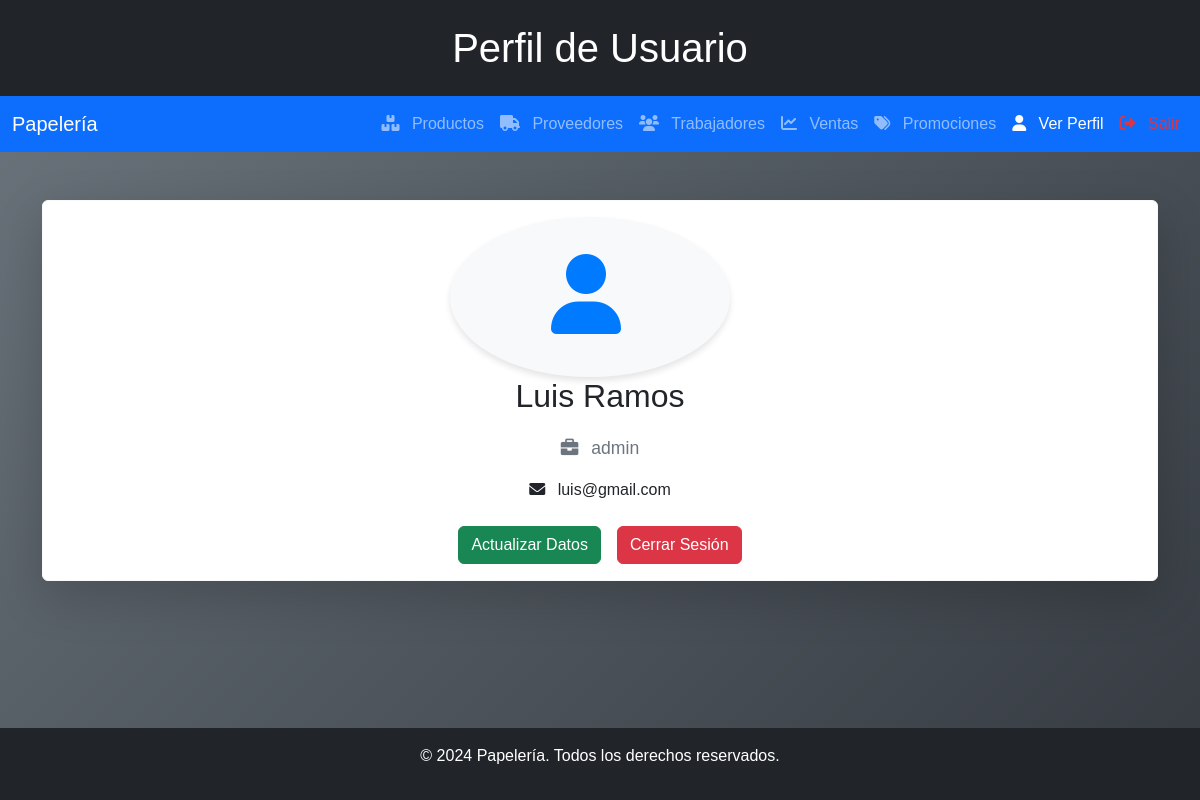
/perfiladmin.php (signed in), run on the app's committed database.
### tables this page shows
CREATE TABLE `usuarios` (
  `id_usuario` int(11) NOT NULL,
  `nombre` varchar(255) NOT NULL,
  `email` varchar(255) NOT NULL,
  `usuario` varchar(255) NOT NULL,
  `password_hash` varchar(255) NOT NULL,
  `id_rol` int(11) DEFAULT NULL,
  `fecha_registro` datetime DEFAULT current_timestamp(),
  `estado` enum('activo','inactivo') DEFAULT 'activo'
);

CREATE TABLE `roles` (
  `id_rol` int(11) NOT NULL,
  `nombre` varchar(50) NOT NULL,
  `descripcion` text DEFAULT NULL
);

### perfiladmin.php (the view, shortened to what this page needs)
<?php
include('conexion.php');
$user_id = $_SESSION['user_id'];
$query = "SELECT u.nombre, u.email, r.nombre AS rol
          FROM usuarios u
          INNER JOIN roles r ON u.id_rol = r.id_rol
          WHERE u.id_usuario = ?";
$stmt = $conn->prepare($query);
$stmt->bind_param("i", $user_id);
$stmt->execute();
$stmt->store_result();
$stmt->bind_result($nombre, $email, $rol);
?>
<!DOCTYPE html>
<html lang="es">
<head>
    <link href="https://cdn.jsdelivr.net/npm/bootstrap@5.3.0/dist/css/bootstrap.min.css" rel="stylesheet">
    <link rel="stylesheet" href="https://cdnjs.cloudflare.com/ajax/libs/font-awesome/6.0.0-beta3/css/all.min.css">
    <link rel="stylesheet" href="styles.css">
</head>
<body>
    <header class="bg-dark text-white text-center py-4">
        <h1>Perfil de Usuario</h1>
    </header>
    <nav class="navbar navbar-expand-lg navbar-dark bg-primary">
        <div class="container-fluid">
            <a class="navbar-brand" href="administrador.php">Papelería</a>
            <div class="collapse navbar-collapse" id="navbarNav">
                <ul class="navbar-nav ms-auto">
                    <li class="nav-item"><a class="nav-link" href="gestionproductos.php"><i class="fas fa-boxes"></i> Productos</a></li>
                    <li class="nav-item"><a class="nav-link" href="gestionproveedores.php"><i class="fas fa-truck"></i> Proveedores</a></li>
                    <li class="nav-item"><a class="nav-link" href="gestiontrabajadores.php"><i class="fas fa-users"></i> Trabajadores</a></li>
                    <li class="nav-item"><a class="nav-link" href="gestioncajas.php"><i class="fas fa-chart-line"></i> Ventas</a></li>
                    <li class="nav-item"><a class="nav-link" href="gestionpromociones.php"><i class="fas fa-tags"></i> Promociones</a></li>
                    <li class="nav-item"><a class="nav-link active" href="perfiladmin.php"><i class="fas fa-user"></i> Ver Perfil</a></li>
                    <li class="nav-item"><a class="nav-link text-danger" href="logout.php"><i class="fas fa-sign-out-alt"></i> Salir</a></li>
                </ul>
            </div>
        </div>
    </nav>
    <div class="container my-5">
        <div class="card shadow-lg border-light card-profile">
            <div class="card-body">
                <div class="icon">
                    <i class="fas fa-user"></i>
                </div>
                <div>
                    <h2><?php echo htmlspecialchars($nombre); ?></h2>
                    <p class="role"><i class="fas fa-briefcase"></i> <?php echo htmlspecialchars($rol); ?></p>
                    <p><i class="fas fa-envelope"></i> <?php echo htmlspecialchars($email); ?></p>
                    <div class="d-flex justify-content-center mt-4">
                        <a href="actualizaradmin.php" class="btn btn-success btn-custom mx-2">Actualizar Datos</a>
                        <a href="logout.php" class="btn btn-danger btn-custom mx-2">Cerrar Sesión</a>
                    </div>
                </div>
            </div>
        </div>
    </div>
     <footer class="bg-dark text-white text-center py-3 mt-5">
        <p>&copy; 2024 Papelería. Todos los derechos reservados.</p>
    </footer>
</body>
</html>

### styles.css (style rules this page uses)
html, body { height: 100%; margin: 0; padding: 0; font-family: Arial, sans-serif; background: linear-gradient(135deg, #6c757d, #343a40); background-size: cover; display: flex; flex-direction: column; }
header { background-color: #4CAF50; color: white; text-align: center; padding: 1em; }
h1, h3 { margin: 0; }
h2 { text-align: center; }
p { text-align: center; }
footer { text-align: center; padding: 1em; background-color: #4CAF50; color: white; position: relative; width: 100%; bottom: 0; margin-top: auto; }
.fas { margin-right: 8px; }

### perfiladmin.php (style rules this page uses)
html, body { height: 100%; margin: 0; display: flex; flex-direction: column; }
.container { flex: 1; }
footer { margin-top: auto; }
.card-profile { display: flex; align-items: center; justify-content: center; text-align: center; }
.card-profile .icon { font-size: 80px; color: #007bff; background-color: #f8f9fa; border-radius: 50%; padding: 20px; margin-right: 20px; box-shadow: 0 4px 6px rgba(0, 0, 0, 0.1); }
.card-profile h2 { margin-bottom: 20px; }
.card-profile .role { color: #6c757d; font-size: 1.1rem; }
.btn-custom { transition: all 0.3s ease; }

### data on the page
usuarios: nombre "Luis Ramos", id_rol.nombre "admin", email "luis@gmail.com"
